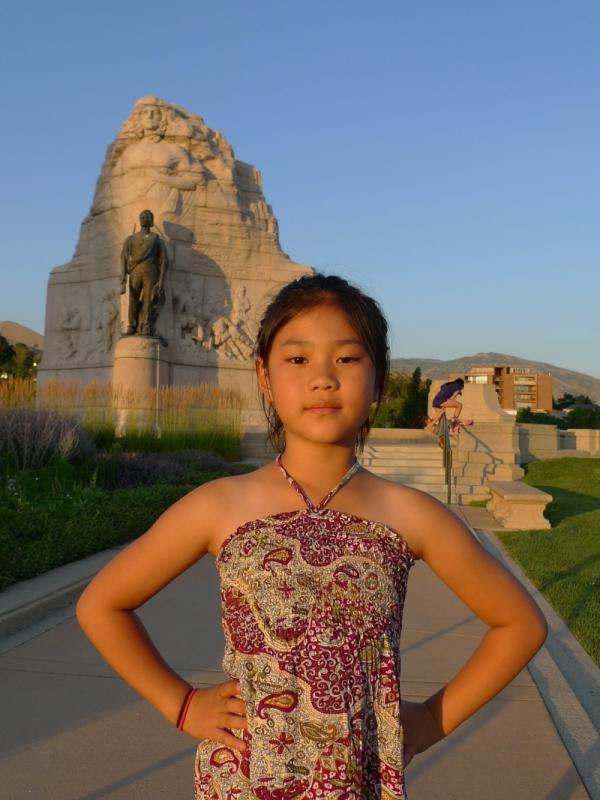
//> input picture OpenCV_4/image/jenny.JPG, 600 x 800 px
$ ./1-i   (built with g++ and OpenCV 4)
//> lines starting //> are read from the running program, lines starting //| are printed output that depends on the picture
#include <opencv2/opencv.hpp>

using namespace cv;

int main()
{
	Mat jenny = imread("image/jenny.JPG", 1); // jenny.JPG 이미지 로드
//> jenny is the input picture: 800 rows x 600 cols, CV_8UC3; mean B, G, R 105, 110.7, 119.9
	Mat rice = imread("image/rice.png", 1); // rice.png 이미지 로드
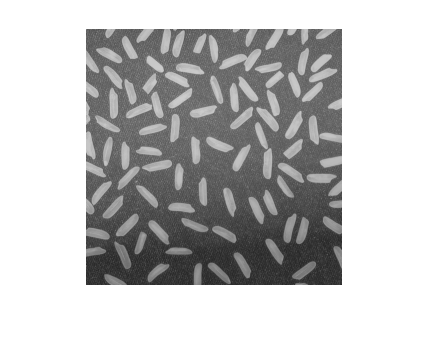
//> input picture OpenCV_4/image/rice.png, 430 x 349 px
//> rice is the input picture: 349 rows x 430 cols, CV_8UC3; min 40, max 255, mean 192.2

	Mat result; // Output 이미지들을 저장하기 위한 Mat 변수

	cvtColor(jenny, result, COLOR_BGR2GRAY); // jenny를 gray_scale로 변환
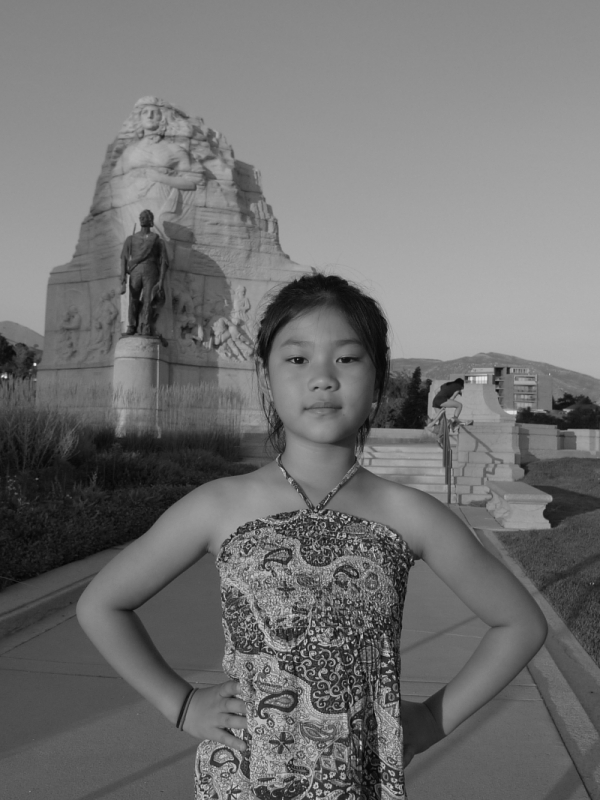
//> result: 800 rows x 600 cols, CV_8UC1; min 4, max 241, mean 112.8

	imshow("result", result); // 이미지 출력
	imwrite("result/jenny_gray.png", result); // 이미지 저장

	waitKey(); // Output 이미지를 관찰하기 위해 별도의 입력이 있을 때까지 기다린다.

	cvtColor(rice, result, COLOR_BGR2GRAY); // rice를 gray_scale로 변환
//> result: 349 rows x 430 cols, CV_8UC1

	imshow("result", result); // 이미지 출력
	imwrite("result/rice_gray.png", result); // 이미지 저장

	waitKey(); // Output 이미지를 관찰하기 위해 별도의 입력이 있을 때까지 기다린다.

	return 0;
}
